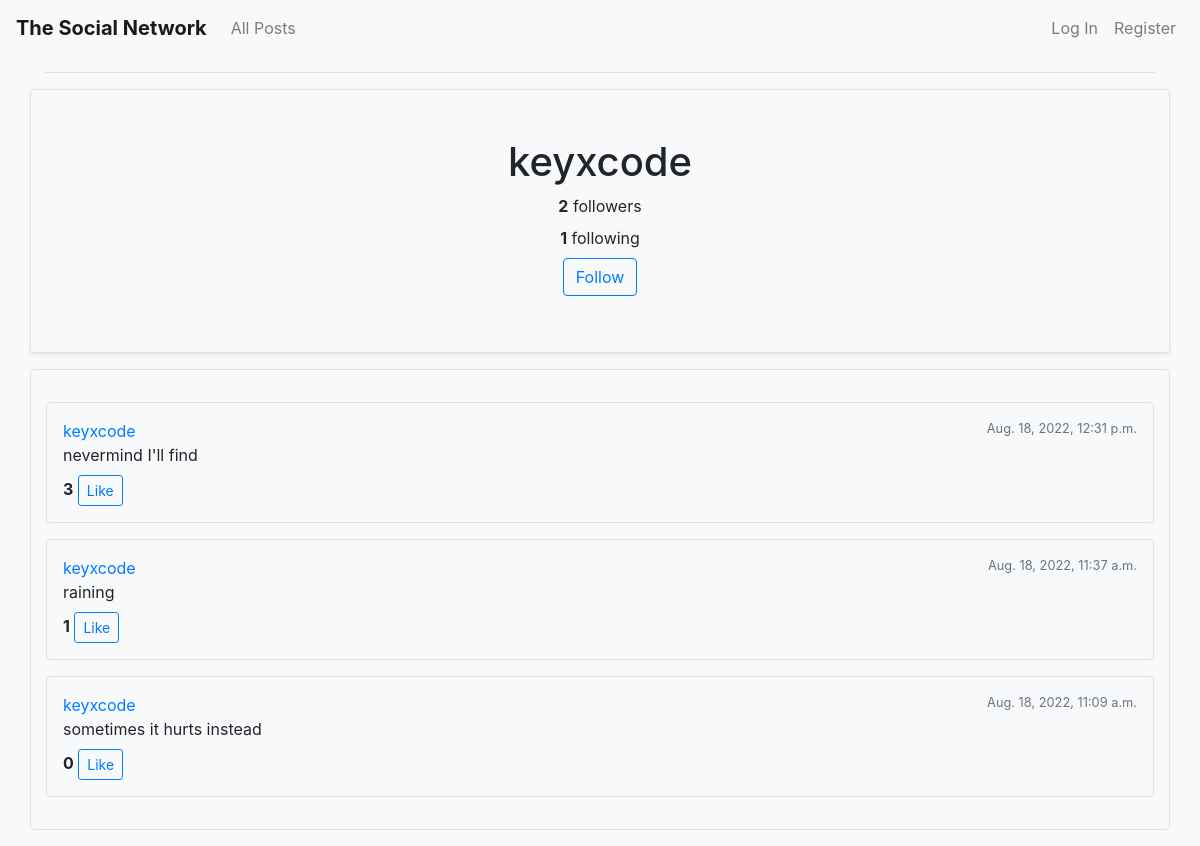
The page /profile/1 on the database as committed earlier.
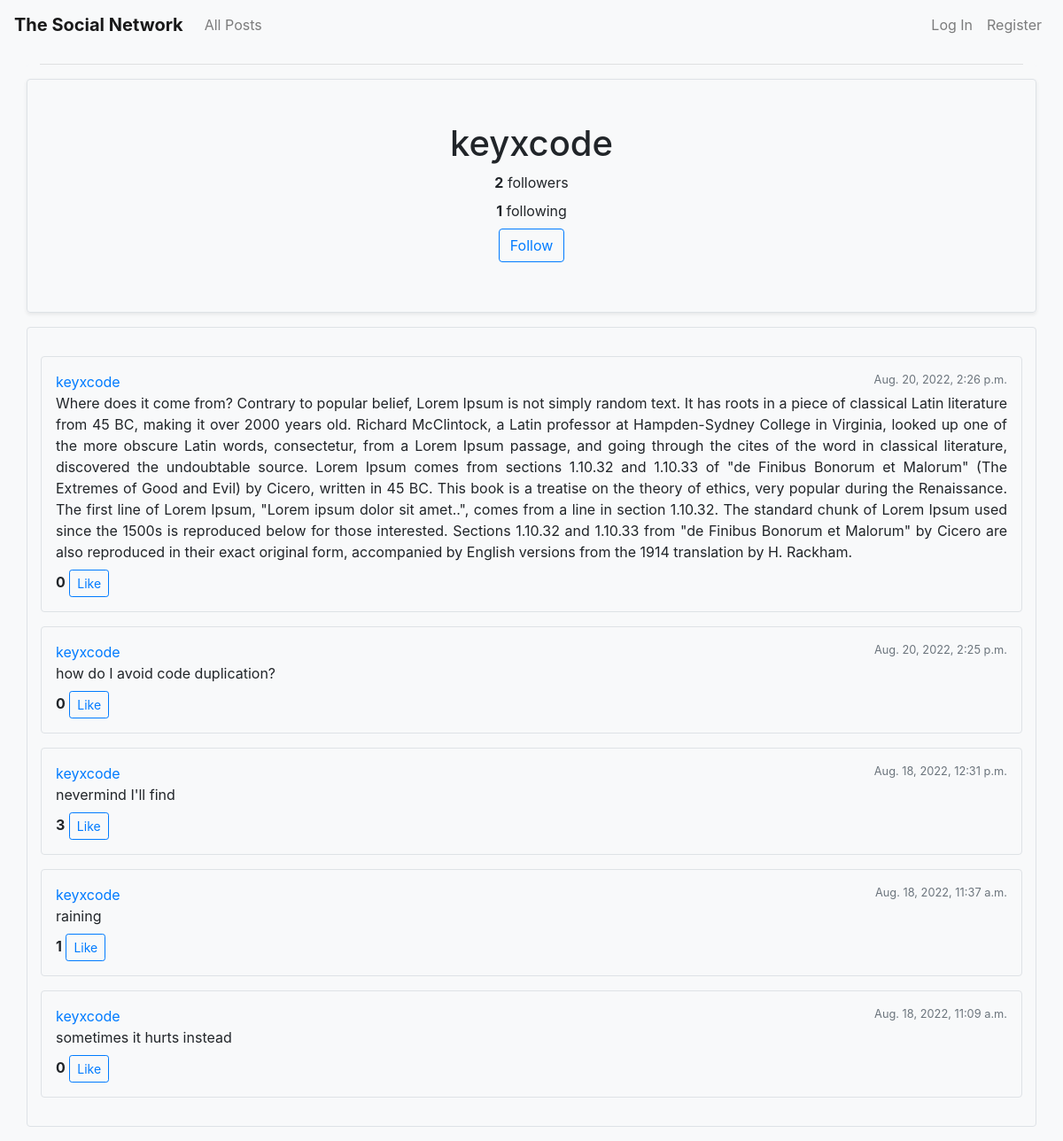
The same page on the database as committed later.
### network/models.py (models this page shows, shortened)
class User(AbstractUser, models.Model):
    followers = models.ManyToManyField("User", blank="true", related_name="follow")
    follows = models.ManyToManyField("User", blank="true", related_name="followed_by")

class Post(models.Model):
    content = models.TextField(blank=True)
    poster = models.ForeignKey("User", on_delete=models.CASCADE, null=True, related_name="all_posts")
    timestamp = models.DateTimeField(auto_now_add=True)
    likers = models.ManyToManyField("User", related_name="liked_post")

### network/views.py (the view)
# urls.py: path("profile/<int:user_id>", views.profile, name="profile"),
def profile(request, user_id):
    user = User.objects.get(pk=user_id)
    posts = Post.objects.filter(poster=user).order_by('-timestamp')
    return render(request, "network/profile.html", {
        "user": user,
        "posts": posts
    })

### network/templates/network/profile.html (shortened to what this page needs)
{% extends "network/layout.html" %}
{% load static %}
{% block body %}
    <div class="row border rounded shadow-sm my-3">
        <div class="col p-5 text-center">
            <span class="h1">{{ user.username }}</span>
            <div class="row my-2">
                <div class="col">
                    <span class="font-weight-bold" id="followers-count">{{ user.followers.all.count }}</span> followers
                </div>
            </div>
            <div class="row my-2">
                <div class="col">
                    <span class="font-weight-bold">{{ user.follows.all.count }}</span> following
                </div>
            </div>
            {% if request.user != user %}
                <div class="row my-2">
                    <div class="col">
                        {% if user in request.user.follows.all %}
                            <button class="btn btn-primary" data-profile="{{ user.id }}" id="follow-button">Unfollow</button>
                        {% else %}
                            <button class="btn btn-outline-primary" data-profile="{{ user.id }}" id="follow-button">Follow</button>
                        {% endif %}
                    </div>
                </div>
            {% endif %}
        </div>
    </div>
    {% include 'network/posts.html' %}
{% endblock %}

### network/templates/network/layout.html (shortened to what this page needs)
{% load static %}
<!DOCTYPE html>
<html lang="en">
    <head>
        <link rel="stylesheet" href="https://stackpath.bootstrapcdn.com/bootstrap/4.4.1/css/bootstrap.min.css">
        <link href="{% static 'network/styles.css' %}" rel="stylesheet">
    </head>
    <body class="bg-light">
        <nav class="navbar navbar-expand-lg navbar-light bg-light m-0">
            <a class="font-weight-bold navbar-brand" href="{% url 'index' %}">The Social Network</a>
            <div class="collapse navbar-collapse" id="navbarTogglerDemo03">
                <ul class="navbar-nav mr-auto mt-2 mt-lg-0">
                    <li class="nav-item">
                        <a class="nav-link" href="{% url 'index' %}">All Posts</a>
                    </li>
                </ul>
                <ul class="navbar-nav ml-auto mt-2 mt-lg-0">
                    {% if request.user.is_authenticated %}
                        <li class="nav-item">
                            <a class="nav-link" href="{% url 'profile' request.user.id %}"><strong id="user">{{ request.user.username }}</strong></a>
                        </li>
                        <li class="nav-item">
                            <a class="nav-link" href="{% url 'logout' %}">Log Out</a>
                        </li>
                    {% else %}
                        <li class="nav-item">
                            <a class="nav-link" href="{% url 'login' %}">Log In</a>
                        </li>
                        <li class="nav-item">
                            <a class="nav-link" href="{% url 'register' %}">Register</a>
                        </li>
                    {% endif %}
                </ul>
            </div>
        </nav>
        <div class="body mt-0 bg-light">
            <div class="container bg-light rounded">
                <hr>
                {% block body %}
                {% endblock %}
            </div>
        </div>
    </body>
</html>

### network/templates/network/posts.html (shortened to what this page needs)
<div class="border rounded row mb-3 py-3">
    <div class="col">
        {% if posts %}
            {% for post in posts %}
                <div class="border rounded p-3 my-3 hover-box">
                    <div class="row">
                        <div class="col">
                            <div class="d-flex">
                                <a href="{% url 'profile' post.poster.id %}">{{ post.poster }}</a>
                                <span class="ml-auto small text-muted">{{ post.timestamp }}</span>
                            </div>
                            <div class="mb-2 text-justify">
                                <span id="post-{{ post.id }}">{{ post.content }}</span>
                            </div>
                            <div>
                                <span class="font-weight-bold" id="like-count-{{ post.id }}">{{ post.likers.all.count }}</span>
                                {% if request.user in post.likers.all %}
                                    <button class="btn btn-primary btn-sm like-button" data-post="{{ post.id }}">Unlike</button>
                                {% else %}
                                    <button class="btn btn-outline-primary btn-sm like-button" data-post="{{ post.id }}">Like</button>
                                {% endif %}
                            </div>
                        </div>
                    </div>
                </div>
            {% endfor %}
        {% else %}
            It's empty here!
        {% endif %}
    </div>
</div>

Rows that differ between the two databases and show on the page:
added Post: poster "keyxcode", timestamp "Aug. 20, 2022, 2:26 p.m.", content "Where does it come from? Contrary to popular belief, Lorem Ipsum is not simply random text. It has roots in a piece of classical Latin literature from 45 BC, making it over 2000 years old. Richard McClintock, a Latin professor at Hampden-Sydney College in Virginia, looked up one of the more obscure Latin words, consectetur, from a Lorem Ipsum passage, and going through the cites of the word in classical literature, discovered the undoubtable source. Lorem Ipsum comes from sections 1.10.32 and 1.10.33 of \"de Finibus Bonorum et Malorum\" (The Extremes of Good and Evil) by Cicero, written in 45 BC. This book is a treatise on the theory of ethics, very popular during the Renaissance. The first…", likers.all.count "0"
added Post: poster "keyxcode", timestamp "Aug. 20, 2022, 2:25 p.m.", content "how do I avoid code duplication?", likers.all.count "0"
